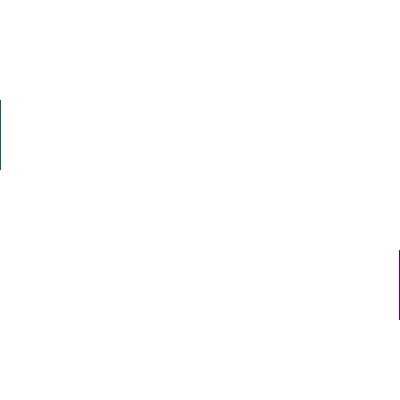
Frame 1 (no input)
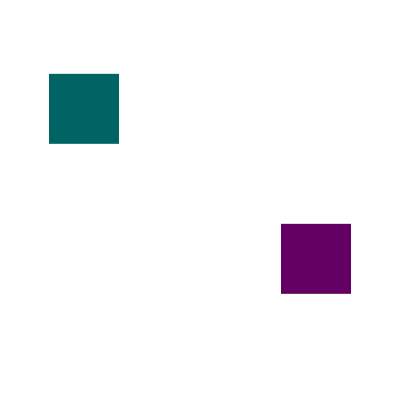
Frame 60 (the mouse pressed at the canvas centre just before this capture)
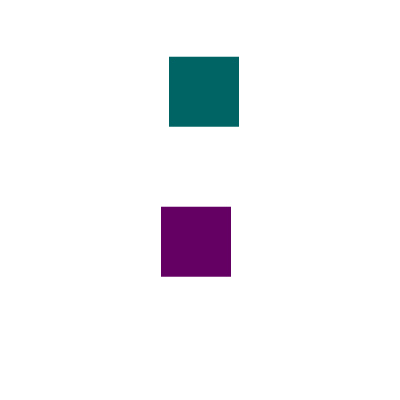
Frame 120 (the mouse held since frame 60 and released just before this capture)

The Processing sketch that drew these frames (run headless with seeded random() and noise(); from frame 60 on, the mouse is pressed at the canvas centre):

// Processing sketch: Exercise_105
// ── Exercise_105.pde
int i;
int j;
int k;
int l;
float angle1;
float angle2;
float angle3;
float angle4;

void setup(){
  size(400, 400);
  noStroke();
  i=-70;
  j=-470;
  k=400;
  l=800;
  angle1=0.0;
  angle2=0.0;
  angle3=0.0;
  angle4=0.0;
}

void draw(){
  background(255);
  
  fill(0, 100, 100);
  if(i++>=400) i=-400;
  rect(i, (sin(angle1)*70)+100, 70, 70); i++;
  angle1 += 0.1;
  
  fill(0, 100, 100);
  if(j++>=400) j=-400; 
  rect(j, (sin(angle2)*70)+100, 70, 70); j++;
  angle2 += 0.1;
 
  fill (100, 0, 100);
  if(k--<=-70) k=730;
  rect(k, (sin(angle3)*70)+250, 70, 70); k--;
  angle3 += 0.1;
  
  fill(100, 0, 100);
  if(l--<=-70) l=730;
  rect(l, (sin(angle4)*70)+250, 70, 70); l--;
  angle4 += 0.1;
}
